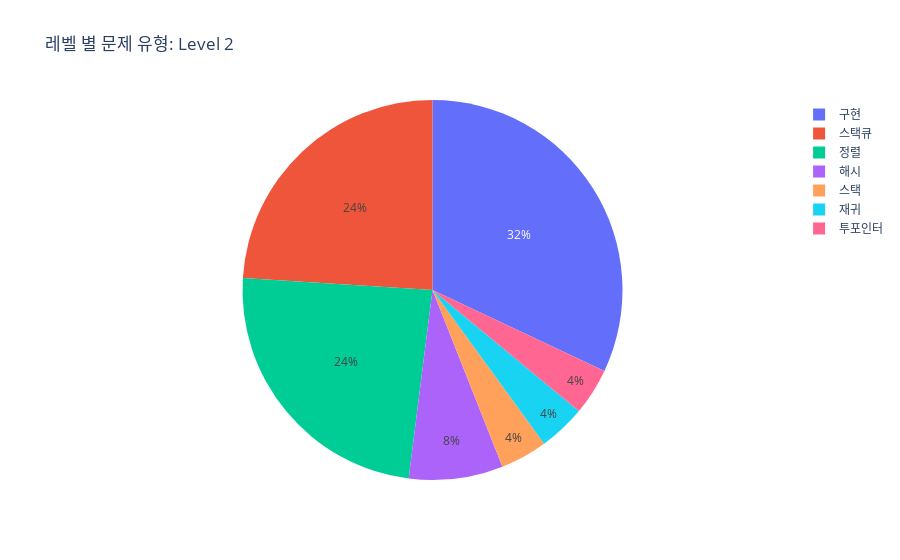

This figure's notebook cell:
### Code cell
fig_df = df[df["level"] == "level2"]
fig = px.pie(fig_df, values = "file_name", names = "problem_type", title = "레벨 별 문제 유형: Level 2")
fig.write_html("레벨_문제_유형_level2.html")
fig

### Figure 1 — Plotly figure (JSON) as saved in the notebook; plotly's stock layout.template omitted (floating-point values rounded to 4 significant figures)
{"data": [{"domain": {"x": [0, 1], "y": [0, 1]}, "hovertemplate": "problem_type=%{label}<br>file_name=%{value}<extra></extra>", "labels": ["구현", "스택", "스택큐", "재귀", "정렬", "투포인터", "해시"], "legendgroup": "", "name": "", "showlegend": true, "type": "pie", "values": [8, 1, 6, 1, 6, 1, 2]}], "layout": {"autosize": true, "legend": {"tracegroupgap": 0}, "title": {"text": "레벨 별 문제 유형: Level 2"}}}
